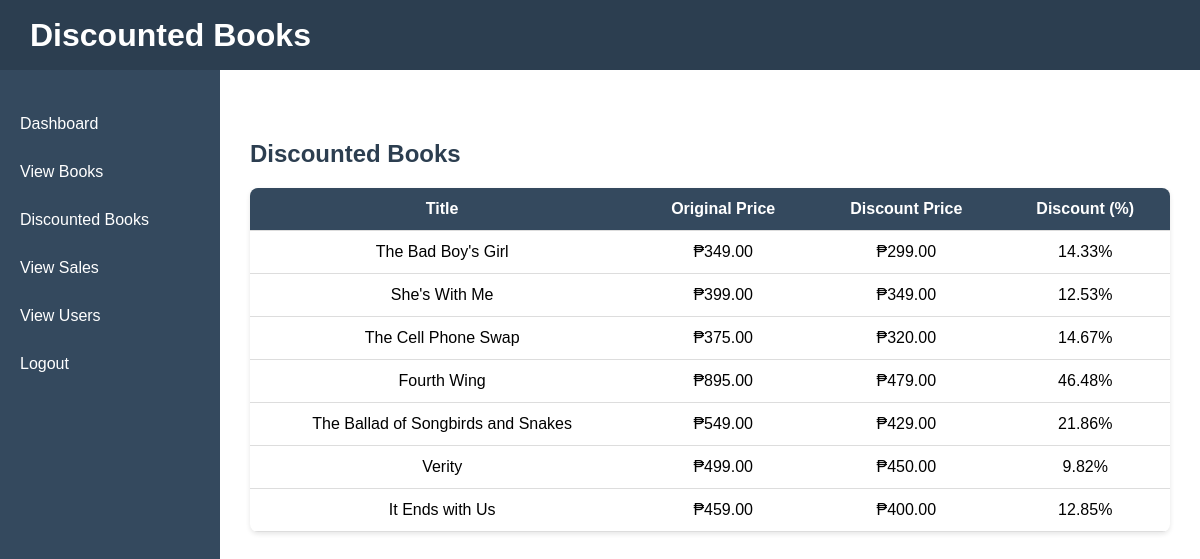
/discounted_books.php, run on the app's committed database.
### tables this page shows
CREATE TABLE `books` (
  `book_id` int(11) NOT NULL,
  `title` varchar(255) NOT NULL,
  `author` varchar(255) NOT NULL,
  `genre` varchar(100) DEFAULT NULL,
  `price` decimal(6,2) NOT NULL,
  `stock` int(11) DEFAULT 0,
  `published_date` date DEFAULT NULL,
  `discount_price` decimal(10,2) DEFAULT NULL
);

### discounted_books.php (the view, shortened to what this page needs)
<?php
include 'database.php';
?>
<!DOCTYPE html>
<html lang="en">
<head>
</head>
<body>
  <div class="header">
    <h1>Discounted Books</h1>
  </div>
  <div class="container">
    <div class="sidebar">
      <a href="dashboard.php">Dashboard</a>
      <a href="view_books.php">View Books</a>
      <a href="discounted_books.php">Discounted Books</a>
      <a href="view_sales.php">View Sales</a>
      <a href="view_users.php">View Users</a>
      <a href="logout.php" onclick="return confirmLogout()">Logout</a>
</div>
    <main class="main">
      <h2>Discounted Books</h2>
      <table>
        <thead>
          <tr>
            <th>Title</th>
            <th>Original Price</th>
            <th>Discount Price</th>
            <th>Discount (%)</th>
          </tr>
        </thead>
        <tbody>
        <?php
        $query = "SELECT title, price, discount_price FROM books
                  WHERE discount_price IS NOT NULL AND discount_price < price";
        $result = mysqli_query($conn, $query);
        if ($result && mysqli_num_rows($result) > 0) {
          while ($row = mysqli_fetch_assoc($result)) {
            $discount = round((($row['price'] - $row['discount_price']) / $row['price']) * 100, 2);
            echo "<tr>
                    <td>" . htmlspecialchars($row['title']) . "</td>
                    <td>₱" . number_format($row['price'], 2) . "</td>
                    <td>₱" . number_format($row['discount_price'], 2) . "</td>
                    <td>{$discount}%</td>
                  </tr>";
          }
        } else {
          echo "<tr><td colspan='4' class='no-data'>No discounted books available.</td></tr>";
        }
        ?>
        </tbody>
      </table>
    </main>
  </div>
</body>
</html>

### discounted_books.php (style rules this page uses)
* { box-sizing: border-box; }
body { font-family: Arial, sans-serif; background: #f9f9f9; margin: 0; padding: 0; height: 100vh; overflow: hidden; display: flex; flex-direction: column; }
.header { position: fixed; top: 0; left: 0; right: 0; height: 70px; background-color: #2c3e50; color: white; padding: 20px 30px; display: flex; align-items: center; z-index: 1000; }
.container { display: flex; flex-grow: 1; margin-top: 70px; height: calc(100vh - 70px); }
.sidebar { position: fixed; top: 70px; left: 0; width: 220px; height: calc(100vh - 70px); background: #34495e; padding-top: 30px; overflow: auto; }
.sidebar a { display: block; color: white; padding: 15px 20px; text-decoration: none; transition: background-color 0.3s; }
.main { margin-left: 220px; padding: 30px; overflow-y: auto; flex-grow: 1; background: #fff; }
.main h2 { margin-top: 40px; color: #2c3e50; }
table { width: 100%; border-collapse: collapse; background-color: white; border-radius: 8px; overflow: hidden; box-shadow: 0 2px 5px rgba(0, 0, 0, 0.1); }
th, td { padding: 12px 15px; text-align: center; border-bottom: 1px solid #ddd; }
th { background-color: #34495e; color: white; position: sticky; top: 0; z-index: 10; }

### data on the page
books: title "The Bad Boy's Girl", price "349.00", discount_price "299.00", discount "14.33"
books: title "She's With Me", price "399.00", discount_price "349.00", discount "12.53"
books: title "The Cell Phone Swap", price "375.00", discount_price "320.00", discount "14.67"
books: title "Fourth Wing", price "895.00", discount_price "479.00", discount "46.48"
books: title "The Ballad of Songbirds and Snakes", price "549.00", discount_price "429.00", discount "21.86"
books: title "Verity", price "499.00", discount_price "450.00", discount "9.82"
books: title "It Ends with Us", price "459.00", discount_price "400.00", discount "12.85"
